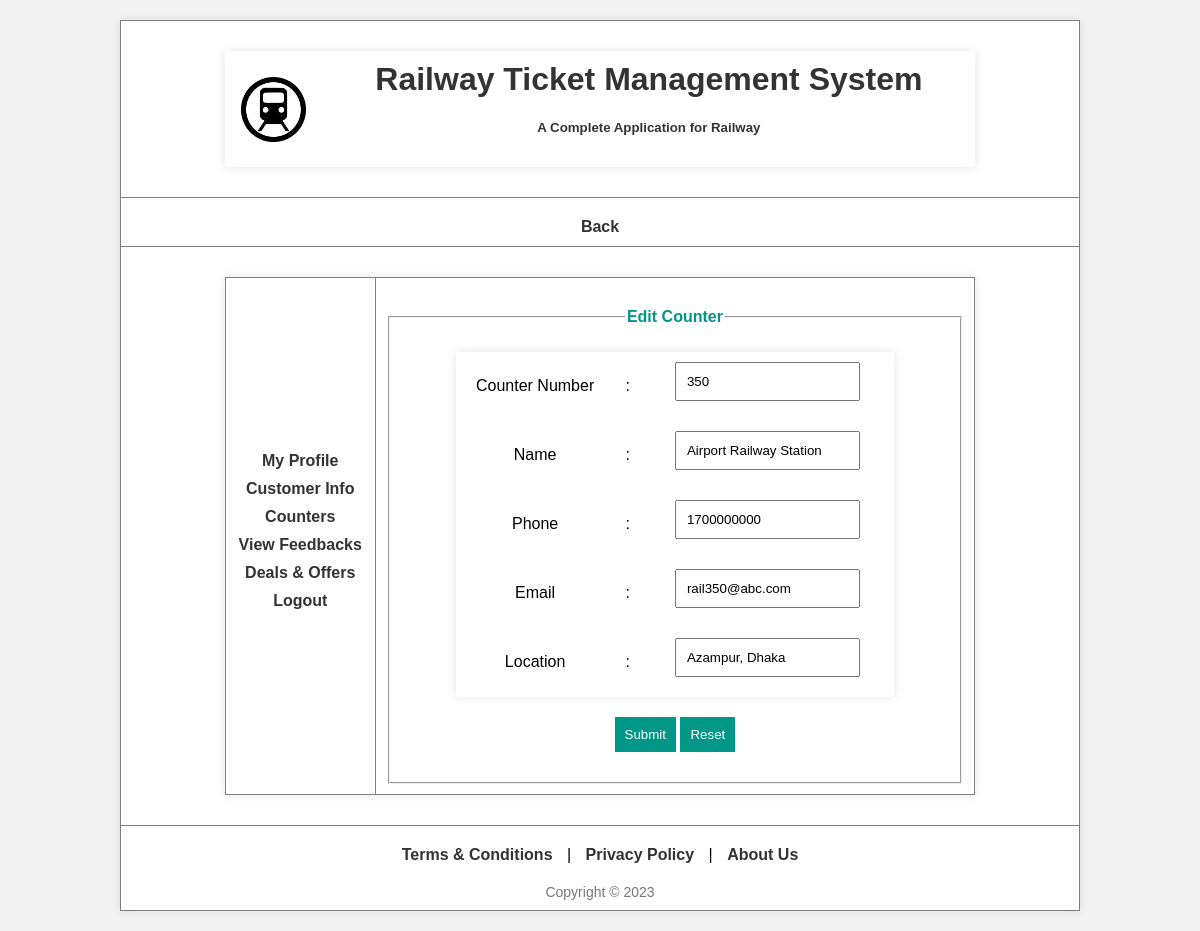
The app's page /view/editCounter.php?id=1 (signed in) with its own data.
### tables this page shows
CREATE TABLE `counter` (
  `id` int(255) NOT NULL,
  `counterNo` int(255) NOT NULL,
  `name` varchar(255) NOT NULL,
  `phone` int(255) NOT NULL,
  `email` varchar(255) NOT NULL,
  `location` varchar(255) NOT NULL
);

### view/editCounter.php (the view, shortened to what this page needs)
<?php
    $name = "";
    $email = "";
    $counterNo = "";
    $phone = "";
    $location = "";
    if($_SERVER['REQUEST_METHOD']=='GET'){
        $id=$_GET['id'];
        $con=getConnection();
        $sql=" select * from counter where id=$id";
        $result=mysqli_query($con,$sql);
        $row= mysqli_fetch_assoc($result);
        $name = $row['name'];
        $email = $row['email'];
        $counterNo = $row['counterNo'];
        $phone = $row['phone'];
        $location = $row['location'];
    }
?>
<html>
<html lang="en">
<head>
</head>
<body>
    <table border="1" width="100%" height="100%" align="center">
        <tr height="70">
            <td>
                <table width="100%">
                    <tr>
                        <td>
                            <img src="../upload/logo.png" height="65" width="65" alt="">
                        </td>
                        <td align="right">
                            <h1>Railway Ticket Management System</h1>
                            <h5>A Complete Application for Railway</h5>
                        </td>
                    </tr>
                </table>
            </td>
        </tr>
        <tr height="20">
            <td align="right">
                <nav>
                    <a href="counter.php">Back</a>
                </nav>
            </td>
        </tr>
        <tr>
            <td>
                <table width="100%" height="90%" border="1">
                        <tr>
                            <td width="20%">
                                <ul>
                                    <li><a href="myProfile.php">My Profile</a></li>
                                    <li><a href="customer.php">Customer Info</a></li>
                                    <li><a href="counter.php">Counters</a></li>
                                    <li><a href="feedback.php">View Feedbacks</a></li>
                                    <li><a href="deals.php">Deals & Offers</a></li>
                                    <li><a href="../controller/logout.php">Logout</a></li>
                                </ul>
                            </td>
                            <td width="80%">
                                <fieldset>
                                    <legend>Edit Counter</legend>
                                    <form action="editCounter.php" method="post">
                                    <table>
                                        <tr>
                                            <td>Counter Number</td>
                                            <td>:</td>
                                            <td><input type="number" name="counterNo" value="<?php echo $counterNo; ?>" placeholder="Valid Counter Number" required/></td>
                                        </tr>
                                        <tr>
                                            <td>Name</td>
                                            <td>:</td>
                                            <td><input type="text" name="name" value="<?php echo $name; ?>" placeholder="Enter Counter Name" required /></td>
                                        </tr>
                                        <tr>
                                            <td>Phone</td>
                                            <td>:</td>
                                            <td><input type="number" name="phone" value="<?php echo $phone; ?>" placeholder="+880...." required/></td>
                                        </tr>
                                        <tr>
                                            <td>Email</td>
                                            <td>:</td>
                                            <td><input type="email" name="email" value="<?php echo $email; ?>" placeholder="Enter valid mail" required/></td>
                                        </tr>
                                        <tr>
                                            <td>Location</td>
                                            <td>:</td>
                                            <td><input type="text" name="location" value="<?php echo $location; ?>" placeholder="Enter Location" required/></td>
                                        </tr>
                                    </table>
                                    <input type="submit" name="btn" value="Submit" />
                                    <input type="reset" name="rst" value="Reset" />
                                </fieldset>
                            </td>
                        </tr>
                    </table>
            </td>
        </tr>
      <tr align="center">
        <td colspan="2">
          <nav>
            <a href="t&c.html">Terms & Conditions</a> |
            <a href="privacyPolicy.html">Privacy Policy</a> |
            <a href="aboutUs.html">About Us</a>
          </nav>
          <footer>Copyright &copy; 2023</footer>
        </td>
      </tr>
    </table>
  </body>
</html>

### view/editCounter.php (style rules this page uses)
body { font-family: 'Arial', sans-serif; margin: 0; padding: 0; background-color: #f2f2f2; }
table { border-collapse: collapse; width: 80%; margin: 20px auto; background-color: #fff; box-shadow: 0 0 10px rgba(0, 0, 0, 0.1); }
h1, h5 { color: #333; }
nav { margin-top: 10px; }
nav a { text-decoration: none; color: #333; margin: 0 10px; font-weight: bold; }
img { max-width: 100%; height: auto; }
td { padding: 10px; text-align: center; }
ul { list-style-type: none; padding: 0; margin: 0; }
ul li { margin-bottom: 10px; }
ul li a { text-decoration: none; color: #333; font-weight: bold; }
table th, table td { padding: 10px; text-align: center; }
footer { margin-top: 20px; font-size: 14px; color: #777; }
a { text-decoration: none; color: #009688; font-weight: bold; }
form { margin-bottom: 20px; }
fieldset { margin-top: 20px; }
legend { font-weight: bold; color: #009688; }
input[type="submit"], input[type="reset"] { padding: 10px; background-color: #009688; color: #fff; border: none; cursor: pointer; }
input[type="number"], input[type="text"], input[type="email"] { width: 80%; padding: 10px; margin-bottom: 10px; }

### records on screen
counter: counterNo "350", name "Airport Railway Station", phone "1700000000", email "rail350@abc.com", location "Azampur, Dhaka"
